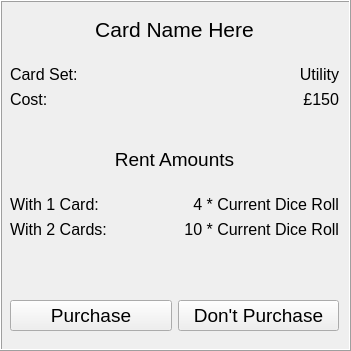
         <widget class="QFrame" name="utilityFrame">
          <property name="geometry">
           <rect>
            <x>430</x>
            <y>520</y>
            <width>351</width>
            <height>351</height>
           </rect>
          </property>
          <property name="frameShape">
           <enum>QFrame::Box</enum>
          </property>
          <property name="frameShadow">
           <enum>QFrame::Raised</enum>
          </property>
          <widget class="QWidget" name="gridLayoutWidget_5">
           <property name="geometry">
            <rect>
             <x>10</x>
             <y>0</y>
             <width>329</width>
             <height>341</height>
            </rect>
           </property>
           <layout class="QGridLayout" name="gridLayout_6">
            <item row="2" column="0">
             <spacer name="verticalSpacer_12">
              <property name="orientation">
               <enum>Qt::Vertical</enum>
              </property>
              <property name="sizeType">
               <enum>QSizePolicy::Fixed</enum>
              </property>
              <property name="sizeHint" stdset="0">
               <size>
                <width>20</width>
                <height>40</height>
               </size>
              </property>
             </spacer>
            </item>
            <item row="3" column="0">
             <layout class="QHBoxLayout" name="horizontalLayout_7">
              <item>
               <widget class="QPushButton" name="utilityPurchaseButton">
                <property name="font">
                 <font>
                  <pointsize>14</pointsize>
                 </font>
                </property>
                <property name="text">
                 <string>Purchase</string>
                </property>
               </widget>
              </item>
              <item>
               <widget class="QPushButton" name="utilityNoPurchaseButton">
                <property name="font">
                 <font>
                  <pointsize>14</pointsize>
                 </font>
                </property>
                <property name="text">
                 <string>Don't Purchase</string>
                </property>
               </widget>
              </item>
             </layout>
            </item>
            <item row="4" column="0">
             <spacer name="verticalSpacer_13">
              <property name="orientation">
               <enum>Qt::Vertical</enum>
              </property>
              <property name="sizeType">
               <enum>QSizePolicy::Fixed</enum>
              </property>
              <property name="sizeHint" stdset="0">
               <size>
                <width>20</width>
                <height>10</height>
               </size>
              </property>
             </spacer>
            </item>
            <item row="1" column="0">
             <layout class="QVBoxLayout" name="verticalLayout_7">
              <item>
               <widget class="QLabel" name="utilityNameLabel">
                <property name="font">
                 <font>
                  <pointsize>16</pointsize>
                 </font>
                </property>
                <property name="text">
                 <string>Card Name Here</string>
                </property>
                <property name="alignment">
                 <set>Qt::AlignCenter</set>
                </property>
               </widget>
              </item>
              <item>
               <layout class="QFormLayout" name="formLayout_9">
                <item row="0" column="0">
                 <widget class="QLabel" name="label_67">
                  <property name="font">
                   <font>
                    <pointsize>12</pointsize>
                   </font>
                  </property>
                  <property name="text">
                   <string>Card Set:</string>
                  </property>
                 </widget>
                </item>
                <item row="0" column="1">
                 <widget class="QLabel" name="label_68">
                  <property name="font">
                   <font>
                    <pointsize>12</pointsize>
                   </font>
                  </property>
                  <property name="text">
                   <string>Utility</string>
                  </property>
                  <property name="alignment">
                   <set>Qt::AlignRight|Qt::AlignTrailing|Qt::AlignVCenter</set>
                  </property>
                 </widget>
                </item>
                <item row="1" column="0">
                 <widget class="QLabel" name="label_69">
                  <property name="font">
                   <font>
                    <pointsize>12</pointsize>
                   </font>
                  </property>
                  <property name="text">
                   <string>Cost:</string>
                  </property>
                 </widget>
                </item>
                <item row="1" column="1">
                 <widget class="QLabel" name="label_70">
                  <property name="font">
                   <font>
                    <pointsize>12</pointsize>
                   </font>
                  </property>
                  <property name="text">
                   <string>£150</string>
                  </property>
                  <property name="alignment">
                   <set>Qt::AlignRight|Qt::AlignTrailing|Qt::AlignVCenter</set>
                  </property>
                 </widget>
                </item>
               </layout>
              </item>
              <item>
               <widget class="QLabel" name="label_71">
                <property name="font">
                 <font>
                  <pointsize>14</pointsize>
                 </font>
                </property>
                <property name="text">
                 <string>Rent Amounts</string>
                </property>
                <property name="alignment">
                 <set>Qt::AlignCenter</set>
                </property>
               </widget>
              </item>
              <item>
               <layout class="QFormLayout" name="formLayout_10">
                <item row="0" column="0">
                 <widget class="QLabel" name="label_72">
                  <property name="font">
                   <font>
                    <pointsize>12</pointsize>
                   </font>
                  </property>
                  <property name="text">
                   <string>With 1 Card:</string>
                  </property>
                 </widget>
                </item>
                <item row="0" column="1">
                 <widget class="QLabel" name="label_73">
                  <property name="font">
                   <font>
                    <pointsize>12</pointsize>
                   </font>
                  </property>
                  <property name="text">
                   <string>4 * Current Dice Roll</string>
                  </property>
                  <property name="alignment">
                   <set>Qt::AlignRight|Qt::AlignTrailing|Qt::AlignVCenter</set>
                  </property>
                 </widget>
                </item>
                <item row="1" column="0">
                 <widget class="QLabel" name="label_74">
                  <property name="font">
                   <font>
                    <pointsize>12</pointsize>
                   </font>
                  </property>
                  <property name="text">
                   <string>With 2 Cards:</string>
                  </property>
                 </widget>
                </item>
                <item row="1" column="1">
                 <widget class="QLabel" name="label_75">
                  <property name="font">
                   <font>
                    <pointsize>12</pointsize>
                   </font>
                  </property>
                  <property name="text">
                   <string>10 * Current Dice Roll</string>
                  </property>
                  <property name="alignment">
                   <set>Qt::AlignRight|Qt::AlignTrailing|Qt::AlignVCenter</set>
                  </property>
                 </widget>
                </item>
               </layout>
              </item>
             </layout>
            </item>
           </layout>
          </widget>
         </widget>
